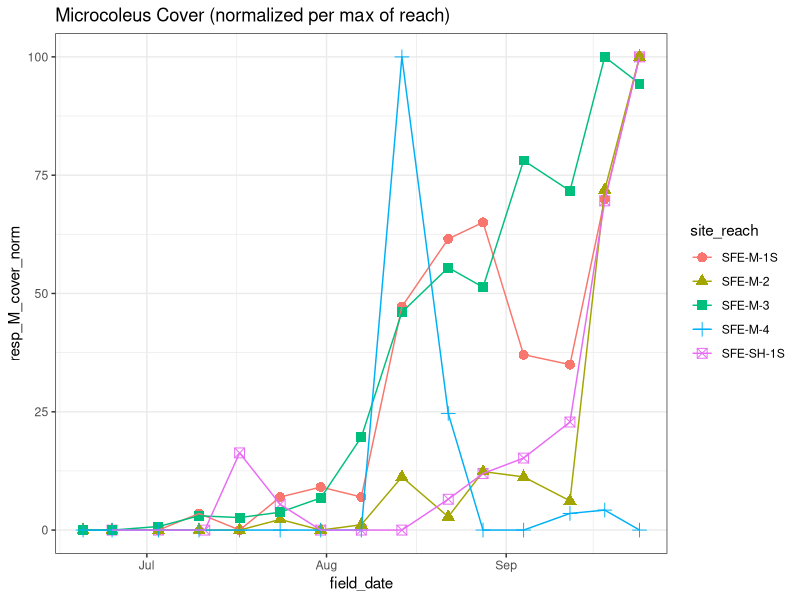
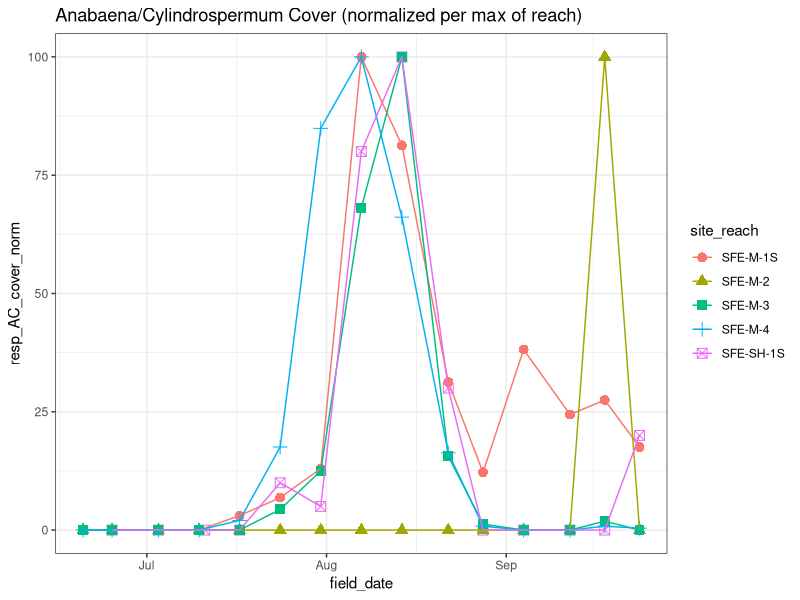

Reproduce these figures in R, in order. (Note: this script raises an error after producing the figures.)
#### predictive modeling covariate exploration
### Jordan Zabrecky
## last edited: 04.25.2025

# This code explores response variables covariates that may be used in 
# predictive models

#### (1) Loading libraries & data ####

# loading libraries
lapply(c("tidyverse"), require, character.only = T)

# loading in normalized data
norm_data <- read.csv("./data/predictive_models/inputs.csv") %>% 
  mutate(field_date = ymd(field_date))

# loading in raw data
raw_data <- read.csv("./data/field_and_lab/sfkeel23_combined.csv") %>%
  mutate(field_date = ymd(field_date))

#### (2) Plotting response variables ####

# set theme for all plots
theme_set(theme_bw())

# normalized Microcoleus cover (quadrat metric)
ggplot(data = norm_data, aes(x = field_date, y = resp_M_cover_norm)) +
  geom_point(aes(color = site_reach, shape = site_reach), size = 3) +
  geom_line(aes(color = site_reach)) +
  ggtitle("Microcoleus Cover (normalized per max of reach)")

# normalized Anabaena/Cylindrospermum cover (quadrat metric)
ggplot(data = norm_data, aes(x = field_date, y = resp_AC_cover_norm)) +
  geom_point(aes(color = site_reach, shape = site_reach), size = 3) +
  geom_line(aes(color = site_reach)) +
  ggtitle("Anabaena/Cylindrospermum Cover (normalized per max of reach)")
# may want to consider throwing out site 2 since mostly Anabaena
# accumulated on the banks at this site and the one time it appeared in
# quadrat was Cylindrospermum in upstream transect (shallow pool)

# normalized Microcoleus presence (proportion of transects)
ggplot(data = norm_data, aes(x = field_date, y = resp_M_pres_norm)) +
  geom_point(aes(color = site_reach, shape = site_reach), size = 3) +
  geom_line(aes(color = site_reach)) +
  ggtitle("Proportion of Transects with Microcoleus Present (normalized per max of reach)")

# normalized Anabaena/Cylindrospermum presence (proportion of transects)
ggplot(data = norm_data, aes(x = field_date, y = resp_AC_pres_norm)) +
  geom_point(aes(color = site_reach, shape = site_reach), size = 3) +
  geom_line(aes(color = site_reach)) +
  ggtitle("Proportion of Transects with Anabaena/Cylindrospermum Present (normalized per max of reach)")

# normalized Microcoleus anatoxin concentrations
ggplot(data = norm_data, aes(x = field_date, y = resp_M_atx_norm)) +
  geom_point(aes(color = site_reach, shape = site_reach)) +
  geom_line(aes(color = site_reach)) +
  ggtitle("Microcoleus anatoxin concentrations (normalized per max of reach)")
# want to consider if we want to have a statement where no anatoxins
# are predicted if there is no presence 
# (i.e. proportion of transects present == 0)

# normalized Anabaena/Cylindrospermum anatoxin concentrations
ggplot(data = norm_data, aes(x = field_date, y = resp_AC_atx_norm)) +
  geom_point(aes(color = site_reach, shape = site_reach)) +
  geom_line(aes(color = site_reach)) +
  ggtitle("Anabaena/Cylindrospermum anatoxin concentrations (normalized per max of reach)")

#### (3) Plotting covariates ####

## Physical covariates

# temperature
ggplot(data = norm_data, aes(x = field_date, y = temp_C)) +
  geom_point(aes(color = site_reach, shape = site_reach)) +
  geom_line(aes(color = site_reach)) +
  ggtitle("Water temperature (standardized per reach)")

# discharge
ggplot(data = norm_data, aes(x = field_date, y = discharge_m3_s)) +
  geom_point(aes(color = site_reach, shape = site_reach)) +
  geom_line(aes(color = site_reach)) +
  ggtitle("Discharge (standardized per site)")

## Water Quality covariates

# phosphate
ggplot(data = norm_data, aes(x = field_date, y = oPhos_ug_P_L)) +
  geom_point(aes(color = site_reach, shape = site_reach)) +
  geom_line(aes(color = site_reach)) +
  ggtitle("Phosphate (standardized per reach)")

# ammonium
ggplot(data = norm_data, aes(x = field_date, y = ammonium_mg_N_L)) +
  geom_point(aes(color = site_reach, shape = site_reach)) +
  geom_line(aes(color = site_reach)) +
  ggtitle("Ammonium (standardized per reach)")

# nitrate
ggplot(data = norm_data, aes(x = field_date, y = nitrate_mg_N_L)) +
  geom_point(aes(color = site_reach, shape = site_reach)) +
  geom_line(aes(color = site_reach)) +
  ggtitle("Nitrate (standardized per reach)")
# outlier for SFE-M-3 at end of July

# dissolved inorganic nitrogen (DIN; amm + nitrate)
ggplot(data = norm_data, aes(x = field_date, y = DIN_mg_N_L)) +
  geom_point(aes(color = site_reach, shape = site_reach)) +
  geom_line(aes(color = site_reach)) +
  ggtitle("DIN (standardized per reach)")

# conductivity
ggplot(data = norm_data, aes(x = field_date, y = cond_uS_cm)) +
  geom_point(aes(color = site_reach, shape = site_reach)) +
  geom_line(aes(color = site_reach)) +
  ggtitle("Conductivity (standardized per reach)")

# total dissolved carbon (TDC)
ggplot(data = norm_data, aes(x = field_date, y = TDC_mg_L)) +
  geom_point(aes(color = site_reach, shape = site_reach)) +
  geom_line(aes(color = site_reach)) +
  ggtitle("TDC (standardized per reach)")
# very variable? likely will not use this data

# dissolved organic carbon (DOC)
ggplot(data = norm_data, aes(x = field_date, y = DOC_mg_L)) +
  geom_point(aes(color = site_reach, shape = site_reach)) +
  geom_line(aes(color = site_reach)) +
  ggtitle("DOC (standardized per reach)")
# decrease at end of season; likely will not use this data though

## Biological covariates

# GPP
ggplot(data = norm_data, aes(x = field_date, y = GPP_median_fourdaysprior)) +
  geom_point(aes(color = site_reach, shape = site_reach)) +
  geom_line(aes(color = site_reach)) +
  ggtitle("GPP (standardized per site)")

# Microcoleus cover
ggplot(data = norm_data, aes(x = field_date, y = resp_M_cover_stnd)) +
  geom_point(aes(color = site_reach, shape = site_reach)) +
  geom_line(aes(color = site_reach)) +
  ggtitle("Microcoleus (standardized per reach)")

# Anabaena/Cylindrospermum cover
ggplot(data = norm_data, aes(x = field_date, y = resp_AC_cover_stnd)) +
  geom_point(aes(color = site_reach, shape = site_reach)) +
  geom_line(aes(color = site_reach)) +
  ggtitle("Anabaena/Cylindrospermum (standardized per reach)")

## miscellaneous

# median depth sampled
ggplot(data = norm_data, aes(x = field_date, y = median_depth_cm_sampled)) +
  geom_point(aes(color = site_reach, shape = site_reach)) +
  geom_line(aes(color = site_reach)) +
  ggtitle("Median Depth Sampled")

# nitrogen fixer cover
ggplot(data = norm_data, aes(x = field_date, y = other_nfixers)) +
  geom_point(aes(color = site_reach, shape = site_reach)) +
  geom_line(aes(color = site_reach)) +
  ggtitle("Median Depth Sampled")
